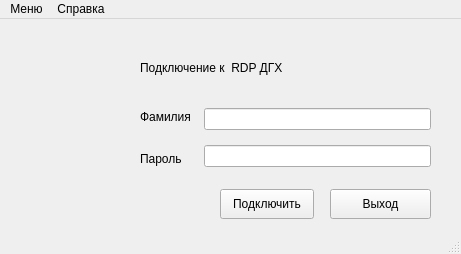
<?xml version="1.0" encoding="UTF-8"?>
<ui version="4.0">
 <class>MainWindow</class>
 <widget class="QMainWindow" name="MainWindow">
  <property name="geometry">
   <rect>
    <x>0</x>
    <y>0</y>
    <width>461</width>
    <height>254</height>
   </rect>
  </property>
  <property name="windowTitle">
   <string>RDP over SSH Client</string>
  </property>
  <property name="styleSheet">
   <string notr="true"/>
  </property>
  <widget class="QWidget" name="centralwidget">
   <property name="styleSheet">
    <string notr="true">    QPuchButton{
	background: transparent url('bg_button_a.gif') no-repeat scroll top right;
    color: #444;
    display: block;
    float: left;
    font: normal 24px arial, sans-serif;
    height: 24px;
    margin-right: 6px;
    padding-right: 18px; /* sliding doors padding */
    text-decoration: none;
}</string>
   </property>
   <widget class="QLabel" name="label_3">
    <property name="geometry">
     <rect>
      <x>20</x>
      <y>70</y>
      <width>101</width>
      <height>101</height>
     </rect>
    </property>
    <property name="styleSheet">
     <string notr="true">width: 100%
</string>
    </property>
    <property name="text">
     <string/>
    </property>
    <property name="pixmap">
     <pixmap>image/89.png</pixmap>
    </property>
   </widget>
   <widget class="QLabel" name="label_4">
    <property name="geometry">
     <rect>
      <x>140</x>
      <y>40</y>
      <width>161</width>
      <height>18</height>
     </rect>
    </property>
    <property name="text">
     <string>Подключение к  RDP ДГХ</string>
    </property>
   </widget>
   <widget class="QWidget" name="widget" native="true">
    <property name="geometry">
     <rect>
      <x>163</x>
      <y>361</y>
      <width>135</width>
      <height>30</height>
     </rect>
    </property>
   </widget>
   <widget class="QPushButton" name="pushButton_2">
    <property name="geometry">
     <rect>
      <x>330</x>
      <y>170</y>
      <width>101</width>
      <height>30</height>
     </rect>
    </property>
    <property name="text">
     <string>Выход</string>
    </property>
   </widget>
   <widget class="QPushButton" name="pushButton">
    <property name="geometry">
     <rect>
      <x>220</x>
      <y>170</y>
      <width>94</width>
      <height>30</height>
     </rect>
    </property>
    <property name="styleSheet">
     <string notr="true"/>
    </property>
    <property name="text">
     <string>Подключить</string>
    </property>
   </widget>
   <widget class="QWidget" name="layoutWidget">
    <property name="geometry">
     <rect>
      <x>140</x>
      <y>80</y>
      <width>291</width>
      <height>78</height>
     </rect>
    </property>
    <layout class="QHBoxLayout" name="horizontalLayout">
     <item>
      <layout class="QVBoxLayout" name="verticalLayout">
       <item>
        <widget class="QLabel" name="label">
         <property name="text">
          <string>Фамилия  </string>
         </property>
        </widget>
       </item>
       <item>
        <widget class="QLabel" name="label_2">
         <property name="text">
          <string>Пароль</string>
         </property>
        </widget>
       </item>
      </layout>
     </item>
     <item>
      <layout class="QVBoxLayout" name="verticalLayout_2">
       <item>
        <widget class="QLineEdit" name="lineEdit"/>
       </item>
       <item>
        <widget class="QLineEdit" name="lineEdit_2">
         <property name="echoMode">
          <enum>QLineEdit::Password</enum>
         </property>
        </widget>
       </item>
      </layout>
     </item>
    </layout>
   </widget>
  </widget>
  <widget class="QMenuBar" name="menubar">
   <property name="geometry">
    <rect>
     <x>0</x>
     <y>0</y>
     <width>461</width>
     <height>19</height>
    </rect>
   </property>
   <widget class="QMenu" name="menu">
    <property name="title">
     <string>Меню</string>
    </property>
   </widget>
   <widget class="QMenu" name="menu_2">
    <property name="title">
     <string>Справка</string>
    </property>
    <addaction name="action"/>
    <addaction name="action_2"/>
   </widget>
   <addaction name="menu"/>
   <addaction name="menu_2"/>
  </widget>
  <widget class="QStatusBar" name="statusbar"/>
  <action name="action">
   <property name="text">
    <string>О программе</string>
   </property>
  </action>
  <action name="action_2">
   <property name="text">
    <string>Помощь</string>
   </property>
  </action>
 </widget>
 <resources/>
 <connections/>
</ui>
